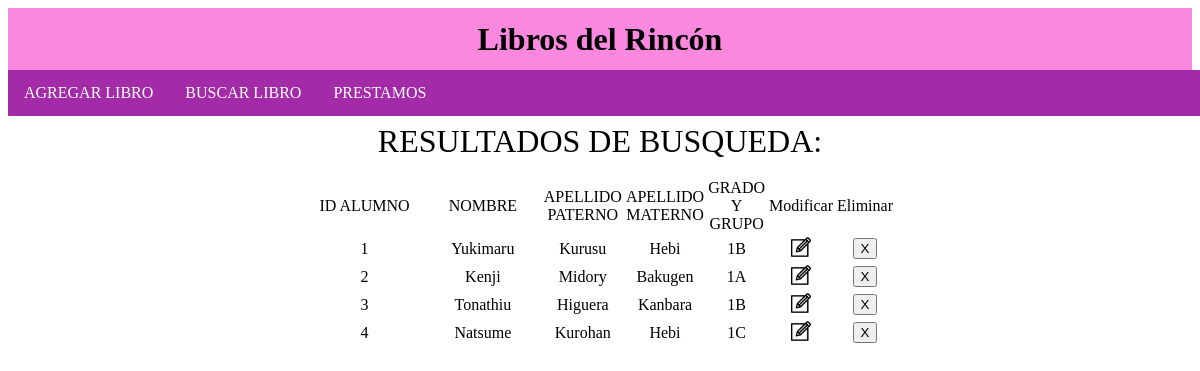
Page /vistas/buscar_alu.php on the committed database.
### tables this page shows
CREATE TABLE `alumnos` (
  `No_alu` int(11) NOT NULL,
  `Nombre_alu` varchar(50) NOT NULL,
  `Apellido_P` varchar(50) NOT NULL,
  `Apellido_M` varchar(50) NOT NULL,
  `grado_grupo` varchar(10) NOT NULL
);

### vistas/buscar_alu.php (the view, shortened to what this page needs)
<?php
include_once '../conexion.php';
$showaut="SELECT * FROM alumnos";
     $res=$conexion->query($showaut);
$rows = $res->num_rows;
?>
<!DOCTYPE html>
<html>
<head>
<link rel="stylesheet" type="text/css" href="css/styleMenu.css">
  <link rel="stylesheet" type="text/css" href="css/tabla.css">
</head>
<body>
	<div class="header">
	<h1><a href="principal.php">Libros del Rincón</a></h1></div>
	<nav><ul>
  <li class="dropdown">
    <a href="AgregarL.php" class="dropbtn">AGREGAR LIBRO</a>
  </li>
  <li class="dropdown">
    <a href="../buscarLib.php" class="dropbtn">BUSCAR LIBRO</a>
  </li>
  <li class="dropdown">
    <a href="prestamo.php" class="dropbtn">PRESTAMOS</a>
  </li>
</ul>
</nav>
<br><br>
<center><p><FONT SIZE=6>RESULTADOS DE BUSQUEDA:</font></p></center>
<main>
  <?php if($rows > 0) { ?>
   <table align="center">
   <thead>
    				<tr>
    					<td>ID ALUMNO</td>
    					<td>NOMBRE</td>
						<td>APELLIDO PATERNO</td>
                        <td>APELLIDO MATERNO</td>
                        <td>GRADO Y GRUPO</td>
						<td> Modificar </td>
						<td> Eliminar </td>
    				</tr>
        <tbody>
          <?php while($row=$res->fetch_assoc()){ ?>
            <tr>
    					<td><?php echo $row['No_alu'];?></td>
              <td><?php echo $row['Nombre_alu'];?></td>
              <td><?php echo $row['Apellido_P'];?></td>
              <td><?php echo $row['Apellido_M'];?></td>
              <td><?php echo $row['grado_grupo'];?></td>
        <td><a href="ModifAlu.php?id=<?php echo $row['No_alu']; ?>">
        <img class="img" src="img\mod.png" alt="modificar" width="20" height="20"/></a></td>
        <td><FORM><input name="button" type="button" onclick="ConfirmElimAlu()" value="X"/></FORM></td>
        </tr>
        <?php } ?>
        </tbody></table><br><br>
<?php } else { ?>
    <br><center><h1>NO SE ENCONTRARON ALUMNOS</h1></center><br><br>
    <?php } ?>
</main>
</body>
</html>

### vistas/css/styleMenu.css (style rules this page uses)
* { box-sizing: border-box; }
body { background-color: rgba(255, 255, 255, 0.7); }
.header { padding: 0px; overflow: auto; text-align: center; background: rgba(248, 19, 191, 0.5); color: black; margin:auto; line-height:20px; font-family: Time New Roman; }
nav { list-style-type: none; overflow: auto; margin: auto; position: fixed; top: 70px; padding: 0; width: 100%; height: auto; background-color:rgb(164, 43, 168); }
ul { list-style-type: none; margin: 0; padding: 0; overflow: hidden; }
li { float: left; }
li a, .dropbtn { display: inline-block; color: white; text-align: center; padding: 14px 16px; text-decoration: none; }
a { display: inline-block; color: black; text-align: center; text-decoration: none; }

### vistas/css/tabla.css (style rules this page uses)
table, th, td { width:50%; text-align: center; }

### rows in the picture
alumnos: No_alu "1", Nombre_alu "Yukimaru", Apellido_P "Kurusu", Apellido_M "Hebi", grado_grupo "1B"
alumnos: No_alu "2", Nombre_alu "Kenji", Apellido_P "Midory", Apellido_M "Bakugen", grado_grupo "1A"
alumnos: No_alu "3", Nombre_alu "Tonathiu", Apellido_P "Higuera", Apellido_M "Kanbara", grado_grupo "1B"
alumnos: No_alu "4", Nombre_alu "Natsume", Apellido_P "Kurohan", Apellido_M "Hebi", grado_grupo "1C"
